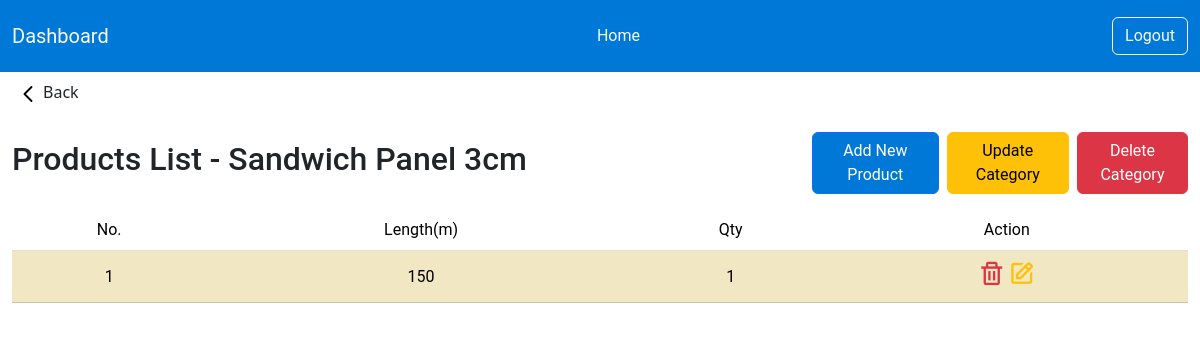
Screenshot of /admin/product.php?category_id=2 (signed in) with the database file from the repository.
### tables this page shows
CREATE TABLE `categories` (
  `id` int NOT NULL,
  `name` varchar(100) NOT NULL
);

CREATE TABLE `inventorysummary` (
  `product_id` int NOT NULL,
  `current_qty` int NOT NULL DEFAULT '0'
);

CREATE TABLE `products` (
  `id` int NOT NULL,
  `name` varchar(100) NOT NULL,
  `length` int NOT NULL,
  `category_id` int NOT NULL
);

### admin/product.php (the view, shortened to what this page needs)
<?php include_once('includes/header.php');
$category_products = [];
if (isset($_GET['category_id'])) {
    $category_id = $_GET['category_id'];
    $sql_category_products =
        "SELECT *, `products`.`name` as `product_name`, `inventorysummary`.`current_qty` as `product_qty` FROM `products`
    INNER JOIN `inventorysummary` ON `products`.`id` = `inventorysummary`.`product_id` WHERE `products`.`category_id` = $category_id";
    $stm_category_products = $pdo->prepare($sql_category_products);
    $stm_category_products->execute();
    $category_products = $stm_category_products->fetchAll(PDO::FETCH_ASSOC);
    $sql_category = "SELECT `categories`.`name` as `category_name`, `categories`.`id` FROM `categories` WHERE `categories`.`id` = $category_id";
    $stm_category = $pdo->prepare($sql_category);
    $stm_category->execute();
    $category = $stm_category->fetch(PDO::FETCH_ASSOC);
}
?>
<a href="categories.php" class="btn btn-transparent d-flex-inline justify-content-start align-items-center"><img src="./assets/icons/back.svg" alt="">Back</a>
<div class="container-fluid mt-3">
    <div class="col-12">
        <div class="bg-white">
            <div class="row align-items-center justify-content-center">
                <div class="col-12 col-md-8">
                    <h2>Products List - <?= $category['category_name'] ?></h2>
                </div>
                <div class="col-12 col-md-4 d-flex justify-content-between justify-content-md-end align-items-center">
                    <button class="btn btn-small btn-primary" data-bs-toggle="modal" data-bs-target="#productAdd">Add New Product</button>
                    <button class="btn btn-small btn-warning ms-2" data-bs-toggle="modal" data-bs-target="#categoryUpdate">Update Category</button>
                    <form action="<?= $_SERVER['PHP_SELF'] ?>" method="post"
                        style="display:inline;">
                        <button type="submit" name="delete_category_btn" class="btn btn-small btn-danger ms-2"
                            onclick="return confirm('Are you sure you want to delete this Category?');">
                            Delete Category
                        </button>
                    </form>
                </div>
            </div>
            <div class="table-responsive text-nowrap mt-3">
                <table class="table table-striped align-middle overflow-scroll col-12" id="table"
                    data-search-align="left" data-pagination="true" data-toggle="table" data-search="true"
                    data-searchable="true">
                    <thead>
                        <tr>
                            <th scope="col" class="text-center">No.</th>
                            <th scope="col" class="text-center" data-sortable="true">Length(m)</th>
                            <th scope="col" class="text-center" data-sortable="true">Qty</th>
                            <th scope="col" class="text-center">Action</th>
                        </tr>
                    </thead>
                    <tbody>
                        <?php foreach ($category_products as $i => $product): ?>
                            <tr class="<?= $product['product_qty'] < 8 ? 'table-warning' : 'table-white' ?>">
                                <td class="text-center"><?= $i + 1 ?></td>
                                <td class="text-center"><?= $product['length'] ?></td>
                                <td class="text-center"><?= $product['product_qty'] ?></td>
                                <td class="text-center">
                                    <div class="d-flex justify-content-center align-items-center">
                                        <form action="<?= $_SERVER['PHP_SELF'] ?>" method="POST"
                                            style="display:inline;">
                                            <button type="submit" name="delete_product_btn" class="btn btn-link p-0"
                                                onclick="return confirm('Are you sure you want to delete this product?');">
                                                <i class="bx bx-trash text-danger h3 m-0"></i>
                                            </button>
                                        </form>
                                        <button
                                            class="btn btn-transparent p-0"
                                            data-bs-toggle="modal"
                                            data-bs-target="#productUpdate"
                                            data-id="<?= $product['id'] ?>"
                                            data-name="<?= htmlspecialchars($product['name'], ENT_QUOTES, 'UTF-8') ?>"
                                            data-length="<?= htmlspecialchars($product['length'], ENT_QUOTES, 'UTF-8') ?>"
                                            data-qty="<?= $product['current_qty'] ?>">
                                            <i class="bx bx-edit text-warning h3 m-0"></i>
                                        </button>
                                    </div>
                                </td>
                            </tr>
                        <?php endforeach; ?>
                    </tbody>
                </table>
            </div>
        </div>
    </div>
</div>
</body>
</html>

### admin/assets/css/style.css (style rules this page uses)
* { font-family: "Roboto", sans-serif; font-weight: 400; font-style: normal; }
.bg-primary, .btn-primary { background-color: #0078d7 !important; }

### rows the page displays
categories: name "Sandwich Panel 3cm"
inventorysummary: product_id.length "150", current_qty "1"
